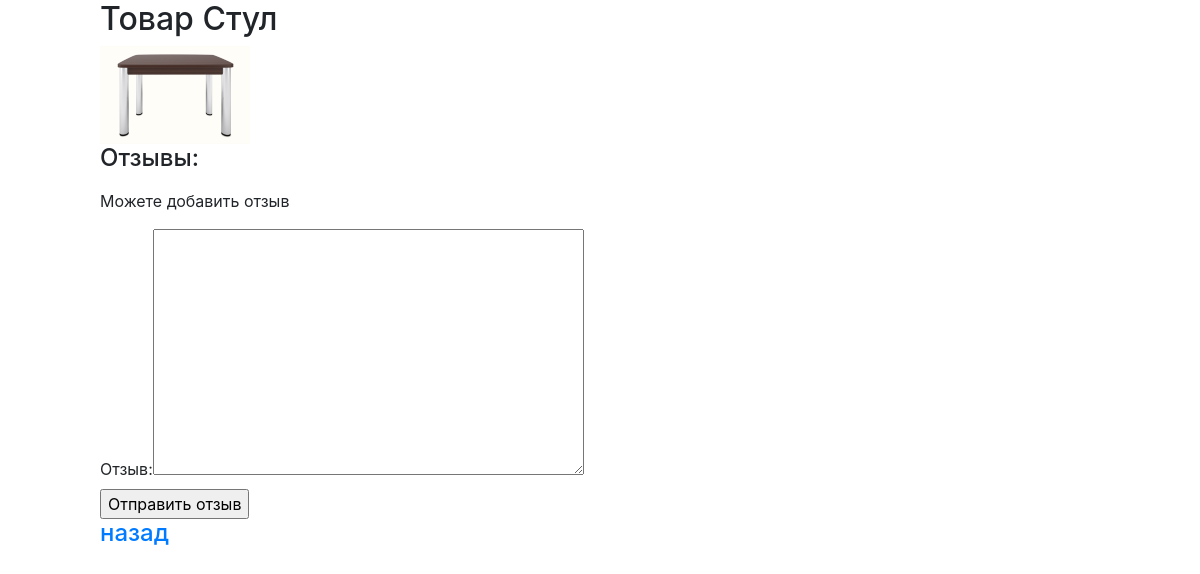
/product/1/, run on an earlier commit of the app's database.
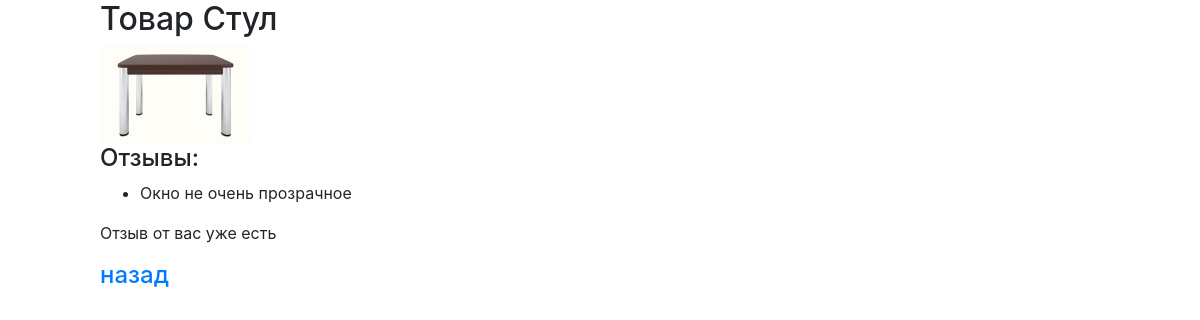
And on a later commit of the database.
### app/models.py (models this page shows, shortened)
class Product(models.Model):
    name = models.CharField(max_length=50)
    img = models.FileField(upload_to='products/%Y/%m/%d/')

class Review(models.Model):
    text = models.TextField()
    product = models.ForeignKey(Product, on_delete=models.CASCADE)
    def __str__(self):
        return str(self.product.name) + ' ' + self.text[:50]

### app/views.py (the view)
# urls.py: path('product/<int:pk>/', product_view, name='product_detail'),
def product_view(request, pk):
    template = 'app/product_detail.html'
    product = get_object_or_404(Product, id=pk)
    reviews = Review.objects.filter(product_id=pk)
    request.session['reviewed_products'] = []
    products = Review.objects.all()
    for x in products:
        request.session['reviewed_products'].append(x.product_id)
    print(request.session['reviewed_products'])
    print(products)
    if pk in request.session['reviewed_products']:
        is_review_exist = True
    else:
        is_review_exist = False
    if request.method == 'POST':
        form = ReviewForm(request.POST)
        if form.is_valid():
            print(form.is_valid())
            print(form.cleaned_data)
            Review.objects.create(text=form.cleaned_data['text'], product_id=pk)
            return redirect('product_detail', pk)
    else:
        form = ReviewForm
    context = {
        'form': form,
        'product': product,
        'is_review_exist': is_review_exist,
        'reviews': reviews
    }
    print(context['is_review_exist'])
    return render(request, template, context)

### templates/app/product_detail.html (shortened to what this page needs)
{% extends "base.html" %}
{% block content %}
<div class="margin-left">
    <h2>Товар {{ product.name }}</h2>
    <img src="{{ MEDIA_URL }}{{ product.img.url }}" class="preview">
    <h4>Отзывы:</h4>
    <ul>
        {% for review in reviews %}
            <li><p>{{review.text}}</p></li>
        {% endfor %}
    </ul>
    {% if is_review_exist %}
        <p>Отзыв от вас уже есть</p>
    {% else %}
        <p>Можете добавить отзыв</p>
        <form action="{% url 'product_detail' product.id %}" method="POST">
            {{ form }}
            <br>
            <input type="submit" value="Отправить отзыв"/>
        </form>
    {% endif %}
<a href="{% url 'main_page' %}"><h4>назад</h4></a>
</div>
{% endblock %}

### templates/base.html (shortened to what this page needs)
<!doctype html>
<html lang="ru">
<html>
<head>
      {% load static %}
    <link rel="stylesheet" type="text/css" href="{% static 'css/bootstrap.min.css' %}"/>
    <link rel="stylesheet" type="text/css" href="{% static 'css/review.css' %}"/>
</head>
<body>
    {% block content %}
    {% endblock %}
</body>
</html>

### static/css/review.css (style rules this page uses)
.preview { width: 150px; height: auto; }
.margin-left { margin-left: 100px; }

What changed in the data, as far as the page shows it:
added Review: text "Окно не очень прозрачное"
Also different on the page:
form field value: "Отправить отзыв" → (not shown)
text no longer shown: "Можете добавить отзыв Отзыв:"
text now shown: "Отзыв от вас уже есть"
